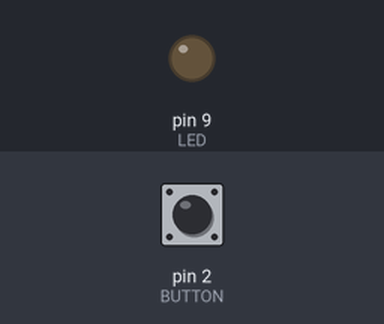
Bench run of a sketch on a simulated Arduino Uno, built with avr-gcc and run on an emulated ATmega328P. On the bench: output pins drawn as LEDs (lit = HIGH). Inputs (shaded band) come from the test bench; at power-on: pin 2 (BUTTON) LOW.

Above: at 1.2 s.
1.3 s: pin 2 (BUTTON) pulled HIGH for 1 s
At 3.7 s:
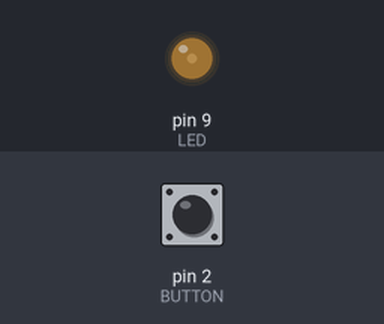
4.3 s: pin 2 (BUTTON) pulled HIGH for 0.15 s
At 5.0 s:
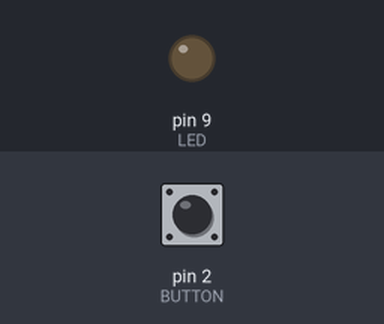
5.9 s: pin 2 (BUTTON) pulled HIGH for 0.15 s
At 6.6 s:
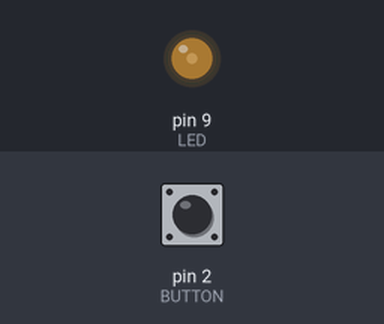
7.6 s: pin 2 (BUTTON) pulled HIGH for 3.2 s
At 8.7 s:
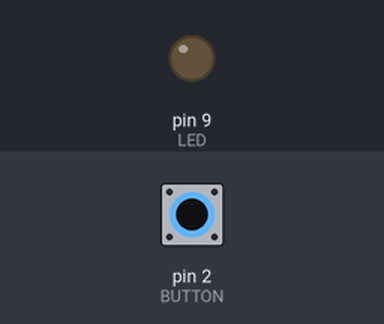
12.3 s: pin 2 (BUTTON) pulled HIGH for 0.15 s
At 13.8 s:
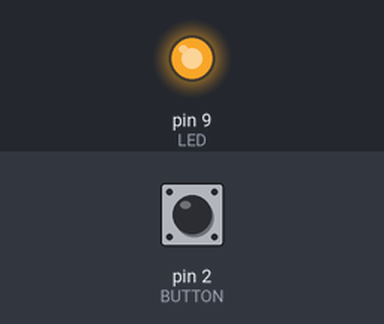
Timing chart, 0 to 15.0 s (numbered marks = the images above; inputs shaded):
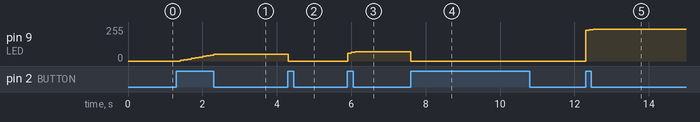

The sketch:

Lab1Step4.ino
```cpp
/*This scenario considers a desk lamp with adjustable brightness controlled by a button
when the button is pressed and released, it toggles the state of the LED (on or off).
When the button is held down, it gradually increases the brightness of the LED using PWM.
To make the LED dim again the button needs to be continually held down.*/

const int LED = 9;                                  //constant integer for LED connected to pin 9
const int BUTTON = 2;                                 //variable containing the button connected to pin 2

boolean lastButton = LOW;                           //variable containing the previous button state
boolean currentButton = LOW;                        //variable containing the current button state
boolean ledOn = false;                              //the present state of the LED (on/off)
int brightness = 0;                                 //initial brightness level

void setup() {
  pinMode(LED, OUTPUT);                             //pin 9 is an output for the LED
  pinMode(BUTTON, INPUT);                           //pin 2 is an input for the button
}

/* BUTTON DEBOUNCING FUNCTION */
boolean debounce(boolean last) {
  boolean current = digitalRead(BUTTON);            //read the button state
  if (last != current) {                            //if it’s different
    delay(5);                                       //wait 5ms
    current = digitalRead(BUTTON);                  //read it again
  }
  return current;                                   //return the current value
}

void loop() {
  currentButton = debounce(lastButton);             //read debounced state

  if (lastButton == LOW && currentButton == HIGH) { //if the button was pressed
    ledOn = !ledOn;                                 //toggle the LED value
  }

  lastButton = currentButton;                       //reset button value

  if (ledOn) {
    analogWrite(LED, brightness);                   //set the LED brightness
  } else {                                          //otherwise
    analogWrite(LED, 0);                            //turn off the LED
  }

  // Adjust brightness when the button is held down
  if (currentButton == HIGH) {                      //if current button is HIGH
    brightness = (brightness + 5) % 255;           //increase brightness in increments of 5
                                                    //then uses the modulus operator % ensures the range of 255
    delay(100);                                     //delay for smooth adjustment
  }
}
```

Measured:
- after the input at 1.3 s, pin 9 (LED): moves from 0/255 to 50/255 over 0.91 s, starting after 0.11 s
- after the input at 4.3 s, pin 9 (LED): 50/255 → 0/255 at once
- after the input at 5.9 s, pin 9 (LED): 0/255 → 60/255 at once, → 65/255 0.10 s later, → 70/255 0.11 s later
- after the input at 7.6 s, pin 9 (LED): 70/255 → 0/255 at once
- after the input at 12.3 s, pin 9 (LED): 0/255 → 230/255 at once, → 235/255 0.10 s later, → 240/255 0.11 s later
